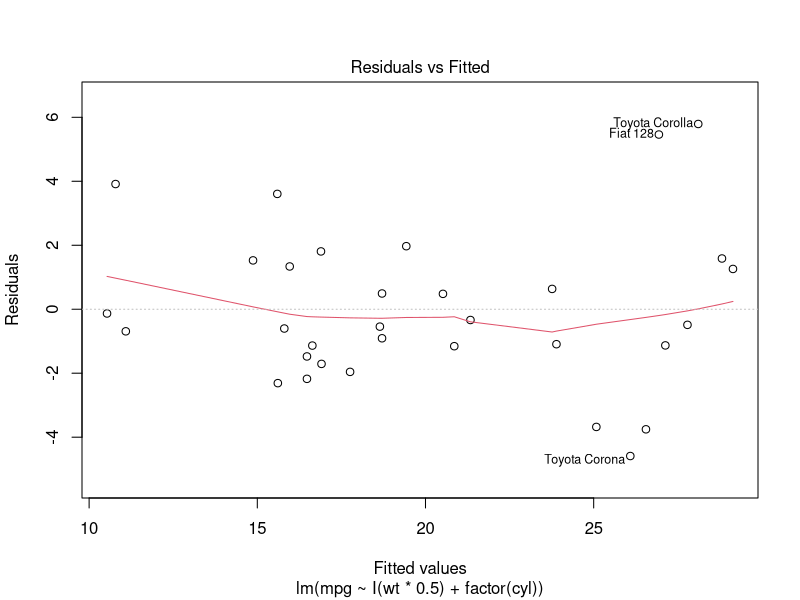
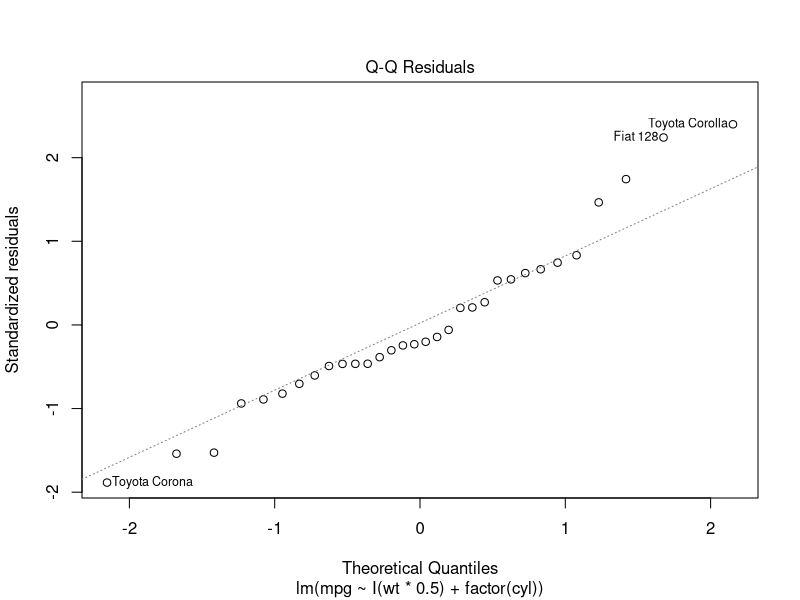
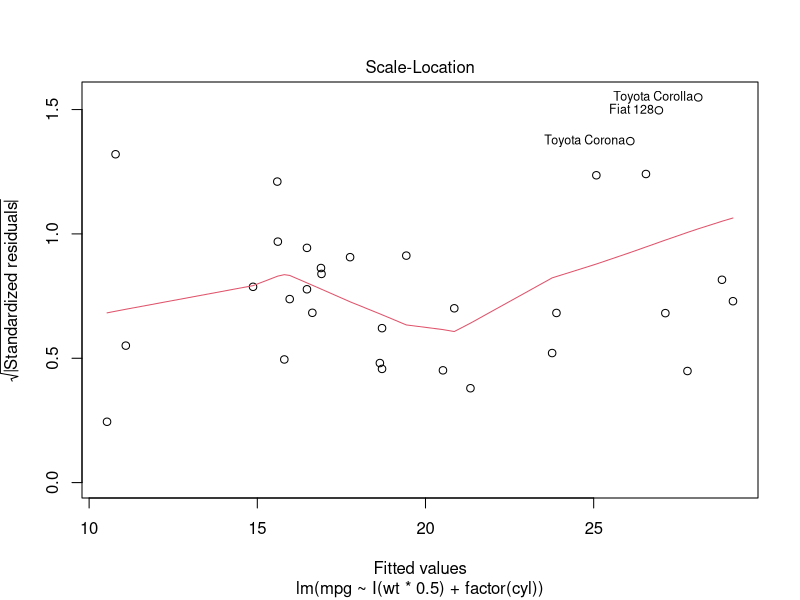
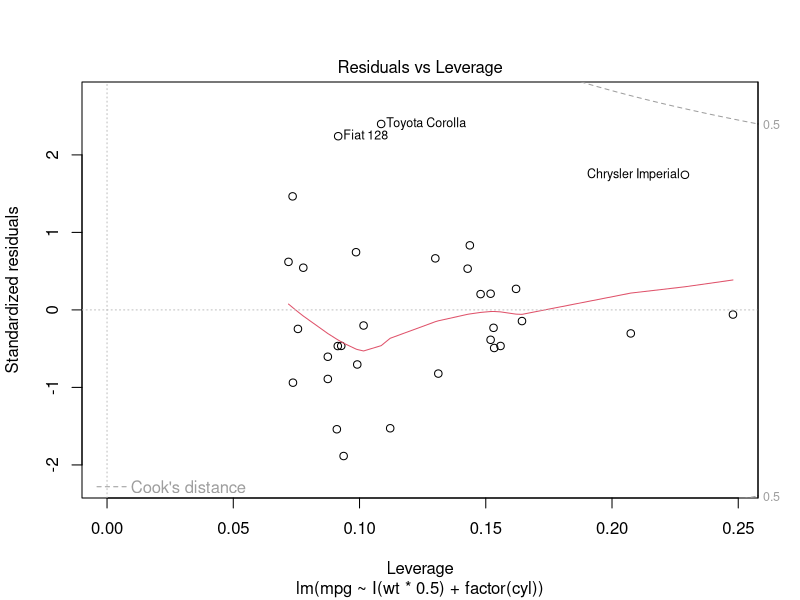

Write R code to recreate these figures, in order.
data(mtcars)

# Q1
model.1 <- lm(mpg ~ factor(cyl) + wt, data=mtcars)
summary(model.1)

round(model.1$coefficients[3],3)

factor(mtcars$cyl)

# Q2
model.2 <- lm(mpg ~ factor(cyl), data=mtcars)
summary(model.2)

# Q3
anova(model.2, model.1)
anova(model.2, model.1,test="Chisq")

# Q4
model.4 <- lm(mpg ~ I(wt * 0.5) + factor(cyl), data = mtcars)
plot(model.4)
model.4


# Q5
x <- c(0.586, 0.166, -0.042, -0.614, 11.72)
y <- c(0.549, -0.026, -0.127, -0.751, 1.344)

fit <- lm(y ~ x)

round(hatvalues(fit), 4)

# Q6
round(dfbetas(fit), 4)

